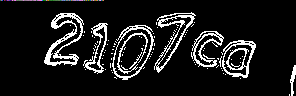
//> input picture captchas/random/lbpImage.png, 296 x 96 px
$ ./main ../captchas/random/lbpImage.png   (built with g++ and OpenCV 4)
//> lines starting //> are read from the running program, lines starting //| are printed output that depends on the picture
### src/ImageFeature.h
#include <fstream>
#include <iomanip>
#include <iostream>
#include <vector>
#include <cassert>
#include "opencv2/highgui/highgui.hpp"
#include "opencv2/imgcodecs.hpp"
#include "opencv2/imgproc/imgproc.hpp"
#include <iostream>

using namespace cv;

inline unsigned int isqrt(unsigned int x);

namespace ImageFramework
{
	void invertImage(Mat& img);
	void removeSmallRegions(std::vector<bool>& binarizedImage, int width, int height, int minSize, int radius, bool groupingColor);
	void fillOnePixelHoles(std::vector<bool>& binPixel);
	std::vector<bool> adaptiveBinarization(Mat& img, int radius, int radiusSecondary);
	Vec3i getIntegralImageMean(Mat& integralImg, int xStart, int xEnd, int yStart, int yEnd);
	Mat getSaliencyMap(Mat& img, int smallWindowSize, int scaleStep, int startingScale, int endingScale, int randomOtherRegions);
}

### src/ImageFeature.cpp

#include <faccha/ImageFeature.h>

using cv::Mat;
using cv::Point_;
using cv::Size;
using cv::Vec3i;

// [26 lines left out: function isqrt, not called in this run]

void ImageFramework::invertImage(Mat& img)
{
    if (img.type() == CV_8UC3)
    {
        img.forEach<cv::Point3_<uint8_t> >([](cv::Point3_<uint8_t>& p, const int* position) -> void {
            p.x = 255 - p.x;
            p.y = 255 - p.y;
            p.z = 255 - p.z;
        });
    }
    else if (img.type() == CV_32F)
    {
        img.forEach<float>([](float& p, const int* position) -> void { p = 1.0 - p; });
    }
}

// [196 lines left out: functions removeSmallRegions, fillOnePixelHoles, adaptiveBinarization, not called in this run]

Vec3i ImageFramework::getIntegralImageMean(Mat& integralImg, int xStart, int xEnd, int yStart, int yEnd)
{
    const Vec3i leftTop = integralImg.at<Vec3i>(yStart, xStart);
    const Vec3i leftBot = integralImg.at<Vec3i>(yEnd, xStart);
    const Vec3i rightTop = integralImg.at<Vec3i>(yStart, xEnd);
    const Vec3i rightBot = integralImg.at<Vec3i>(yEnd, xEnd);

    Vec3i result;

    for (int i = 0; i < 3; i++)
    {
        result[i] = leftTop[i] - rightTop[i];
        result[i] += rightBot[i] - leftBot[i];
    }

    const int area = (xEnd - xStart) * (yEnd - yStart);
    result[0] /= area;
    result[1] /= area;
    result[2] /= area;

    return result;
}

// Salient Region Detection and Segmentation:
// http://citeseerx.ist.psu.edu/viewdoc/download?doi=10.1.1.167.1500&rep=rep1&type=pdf
// + added global rarity voting
Mat ImageFramework::getSaliencyMap(
    Mat& img, int smallWindowSize, int scaleStep, int startingScale, int endingScale, int randomOtherRegions)
{
    Size imgSize = img.size();

    const int width = imgSize.width;
    const int height = imgSize.height;

    Mat integralImg;
    integral(img, integralImg);
    Size integralImgSize = integralImg.size();

    int smallerDimension = std::min(width, height);

    Mat saliencyMap = Mat::zeros(height, width, CV_32F);

    int bigImageSize;
    int halfBigWindowSize;
    int halfSmallWindowSize = smallWindowSize >> 1;

    std::vector<float> randL;
    std::vector<float> randa;
    std::vector<float> randb;

    for (int scales = startingScale; scales <= endingScale; scales += scaleStep)
    {
        bigImageSize = smallerDimension / scales;
        halfBigWindowSize = bigImageSize >> 1;

        randL.clear();
        randa.clear();
        randb.clear();

        for (int i = 0; i < randomOtherRegions; i++)
        {
            const int xStartRandom = std::max(rand() % (width - 10), 0);
            const int xEndRandom = std::min(xStartRandom + bigImageSize, width - 1);
            const int yStartRandom = std::max(rand() % (height - 10), 0);
            const int yEndRandom = std::min(yStartRandom + bigImageSize, height - 1);

            const Vec3i avgValRan
                = getIntegralImageMean(integralImg, xStartRandom, xEndRandom, yStartRandom, yEndRandom);

            randL.push_back(avgValRan[0]);
            randa.push_back(avgValRan[1]);
            randb.push_back(avgValRan[2]);
        }

        for (int y = 0; y < height; y++)
        {
            float* currRow = saliencyMap.ptr<float>(y);

            const int yStartSmall = std::max(y - halfSmallWindowSize, 0);
            const int yStartBig = std::max(y - halfBigWindowSize, 0);
            const int yEndSmall = std::min(y + halfSmallWindowSize, height - 1);
            const int yEndBig = std::min(y + halfBigWindowSize, height - 1);

            for (int x = 0; x < width; x++)
            {
                const int xStartSmall = std::max(x - halfSmallWindowSize, 0);
                const int xStartBig = std::max(x - halfBigWindowSize, 0);
                const int xEndSmall = std::min(x + halfSmallWindowSize, width - 1);
                const int xEndBig = std::min(x + halfBigWindowSize, width - 1);

                const Vec3i avgValSmall
                    = getIntegralImageMean(integralImg, xStartSmall, xEndSmall, yStartSmall, yEndSmall);
                const Vec3i avgValBig = getIntegralImageMean(integralImg, xStartBig, xEndBig, yStartBig, yEndBig);

                const float difL = std::abs(avgValSmall[0] - avgValBig[0]) * 1.5;
                const float difa = std::abs(avgValSmall[1] - avgValBig[1]);
                const float difb = std::abs(avgValSmall[2] - avgValBig[2]);

                currRow[x] += sqrt(difL * difL + difa * difa + difb * difb) / (float)scales * (float)randomOtherRegions;

                for (int i = 0; i < randomOtherRegions; i++)
                {
                    const float difL2 = std::abs(avgValSmall[0] - randL[i]) * 1.5;
                    const float difa2 = std::abs(avgValSmall[1] - randa[i]);
                    const float difb2 = std::abs(avgValSmall[2] - randb[i]);

                    currRow[x] += sqrt(difL2 * difL2 + difa2 * difa2 + difb2 * difb2) / (float)scales;
                }
            }
        }
    }

    return saliencyMap;
}

### src/main.cpp
#include <chrono>
#include <iostream>

#include <faccha/ImageFeature.h>

#include <opencv2/highgui/highgui.hpp>
#include <opencv2/imgcodecs.hpp>
#include <opencv2/imgproc/imgproc.hpp>

using namespace cv;
using namespace ImageFramework;

int main(int argc, char* argv[])
{
    auto start = std::chrono::steady_clock::now();

    float gaussSigma = 0.2;
    int gaussRadius = 5;
    char defaultSettings = 'd';

    if (argc < 2)
    {
        std::cout << "Usage: " << argv[0]
                  << " <input file> <configuration mode ('c' [=custom] or 'd' [=default], defaults to 'd')>"
                  << std::endl;
        return 0;
    }

    if (argc == 3)
    {
        defaultSettings = argv[2][0];
    }

    if (defaultSettings == 'c')
    {
        std::cout << "Choose the settings to use:" << std::endl;
        std::cout << "Convolution Filter Gauss Sigma (default = " << gaussSigma << ".0): ";
        std::cin >> gaussSigma;
        std::cout << "Convolution Filter Gauss Radius (default = " << gaussRadius << "): ";
        std::cin >> gaussRadius;
    }
    std::cout << "Processing image (this may take some time)..." << std::endl;

    std::cout << "Reading: " << argv[1] << std::endl;

    // Mat img=imread(argv[1]);
    Mat dst = imread(argv[1]);
//> dst is the input picture: 96 rows x 296 cols, CV_8UC3; mean B, G, R 27.9, 27.8, 27.8

    std::cout << "Filtering image..." << std::endl;

    // bilateralFilter ( img, dst, 7, 50,50 );

    // img=trilateralFilter(img, 3, 1, 15, 20, 50);
    // imwrite("filtered.png",dst);

    Mat cieLabImg;

    std::cout << "Converting img to CILAB..." << std::endl;

    cvtColor(dst, cieLabImg, CV_BGR2Lab);
//> cieLabImg: 96 rows x 296 cols, CV_8UC3; mean of channels 0, 1, 2 27.9, 128, 128

    std::cout << "Calculating saliency map..." << std::endl;

    auto mapSaliency = getSaliencyMap(cieLabImg, 5, 1, 1, 6, 50);
//> in getSaliencyMap, `integral(img, integralImg);`: integralImg: 97 rows x 297 cols, CV_32SC3; mean of channels 0, 1, 2 213685.9, 910214.5, 908890.8
//> after the loop in getSaliencyMap, `for (int scales = startingScale; scales <= endingScale; scales += scal..`:
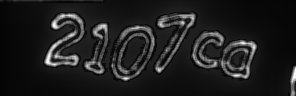
//> saliencyMap: 96 rows x 296 cols, CV_32FC1; min 3670, max 84122, mean 13399.3; drawn with min black and max white
//> after the loop in getSaliencyMap, `for (int scales = startingScale; scales <= endingScale; scales += scal..`: randL = 50 values, max 104 at index 28, min 0 at index 0, mean 19.58; randa = 50 values from 128 to 128

    float minVal = 100000000;
    float maxVal = -1000000000;
    MatIterator_<float> it, endIt;

    std::cout << "Mapping image values to 0-1..." << std::endl;
    for (it = mapSaliency.begin<float>(), endIt = mapSaliency.end<float>(); it != endIt; ++it)
    {
        minVal = std::min(minVal, *it);
        maxVal = std::max(maxVal, *it);
    }
//> this loop made 28416 passes
//> (minVal, maxVal) on passes 1 to 3: (17527.2, 17527.2), (17497.7, 17527.2), (12313.5, 17527.2)
//> after the loop, minVal = 3670; maxVal = 84122

    const float distVal = (maxVal - minVal);
//> distVal = 80452

    for (it = mapSaliency.begin<float>(), endIt = mapSaliency.end<float>(); it != endIt; ++it)
    {
        *it = ((*it - minVal) / distVal);
    }

    // std::cout<<mapSaliency;

    std::cout << "Inverting saliency map..." << std::endl;

    invertImage(mapSaliency);
//> in invertImage, `img.forEach<float>([](float& p, const int* position) -> void { p = 1.0..`:
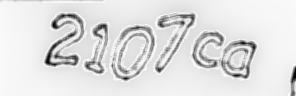
//> img: 96 rows x 296 cols, CV_32FC1; min 0, max 1, mean 0.879

    for (it = mapSaliency.begin<float>(), endIt = mapSaliency.end<float>(); it != endIt; ++it)
    {
        *it *= 255.0;
    }

    imwrite("enhanced.png", mapSaliency);

    auto end = std::chrono::steady_clock::now();
    auto diff = end - start;

    std::cout << "It took: " << std::chrono::duration<double, std::milli>(diff).count() << " ms" << std::endl;

    return 0;
}
